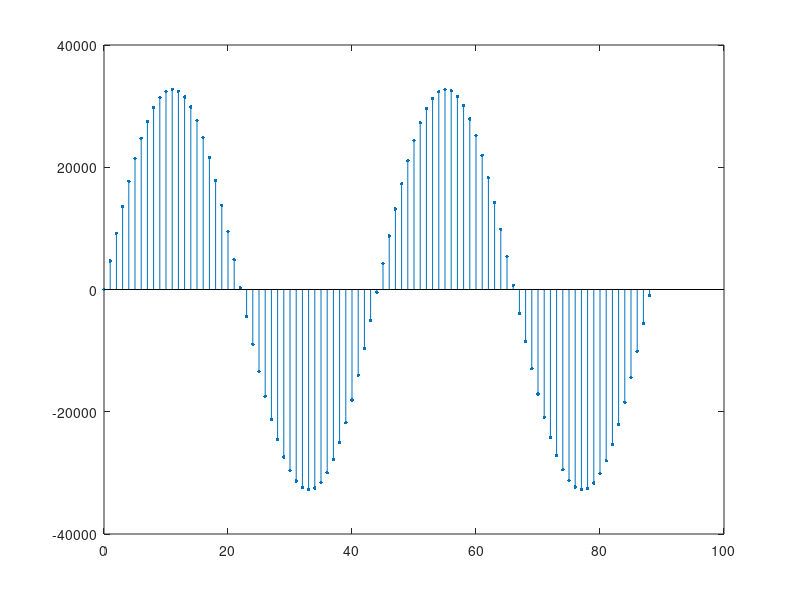

The MATLAB script that drew this image: (Note: this script raises an error after producing the figure.)
indices = [0:88];
graph = stem(indices, sin(indices*pi*2 * 1000 / 44100) * 32767);
set(graph, 'marker', '.');
set(graph, 'markersize', 8);
format_waveform_plot();
set(gca(), 'xlabel', 'Time (samples)');
set(gca(), 'xlim', [0 indices(end)]);
set(gca(), 'ylabel', 'Sample value');
set(gca(), 'ytick', [-32767 -16384 0 16384 32767]);
set(gca(), 'ylim', [-32768 32767]);
